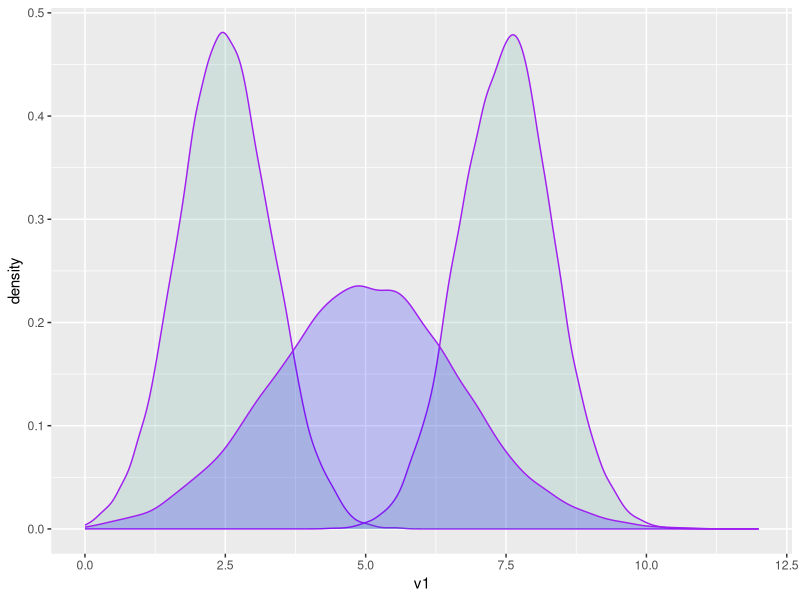

Reproduce this figure in R.
## ---- chunk 1
knitr::opts_chunk$set(echo = TRUE)
## ---- chunk 2
library(tidyverse)
library(dplyr) 

# http://www.cookbook-r.com/Graphs/Plotting_distributions_(ggplot2)/

set.seed(1)
ave1 <- 2.5
ave2 <- ave1 + (2 * ave1)
ave3 <- 5

u <- seq(from=0, to=1, by=1/20000)
v1 <- rnorm(n=u, mean= ave1, sd= ave1 / 3 )
v2 <- rnorm(n=u, mean= ave2, sd= ave1 / 3 )
v3 <- rnorm(n=u, mean= ave3, sd= ave1 / 1.5 ) # catches both extremes
v4 <- rnorm(n=u, mean= ave3, sd= ave1 / 2 )
v5 <- rnorm(n=u, mean= ave3, sd= ave1 / 2.5 )
t.tbl <- tibble(u, v1)


# Density curve
ggplot() + 
  geom_density(data=t.tbl, aes(x=v1), color="purple",
    fill="#69b3a2", alpha = .2) +
  geom_density(data=t.tbl, aes(x=v2), color="purple",
    fill="#69b3a2", alpha = .2) +
  geom_density(data=t.tbl, aes(x=v3), color="purple",
    fill="blue", alpha = .2) +

  xlim(0,12)



## ---- chunk 3

# given a the sample mean, estimate the 95% confidence interval for
# subsequent samples of the mean.

# theory says that the distribution of sample means will be gaussian
# https://en.wikipedia.org/wiki/Standard_error

# assuming that the minimum possible value of the sample mean must be greater than 0 and 
# that it lies at the bottom of the 95% sample mean confidence interval, it is therefore 
# approx equal to one standard deviation of the sample means and 4 standard deviation of 
# the sample means from the top of the 95% sample mean confidence interval. 

# what if the sample mean is actually at the top of the 95% sample mean confidence interval?
# in this case, the standard deviation of the sample means is 4 times smaller than the 
# original estimate.



sample.mean <- 1


x.point <- sample.mean
y.point <- dnorm(x=x.point, mean=(sample.mean * 3), sd=(sample.mean - 0))
# the standard deviation of the mean itself (which is the standard error)
# https://en.wikipedia.org/wiki/Standard_error

# calculate the y value for each standard deviation multiple
# sample is at the bottom of the 95% interval
sd1.y.point <- dnorm(x=sample.mean, mean=(sample.mean * 3), sd=(sample.mean - 0))
sd2.y.point <- dnorm(x=sample.mean*2, mean=(sample.mean * 3), sd=(sample.mean - 0))
sd3.y.point <- dnorm(x=sample.mean*3, mean=(sample.mean * 3), sd=(sample.mean - 0))
sd4.y.point <- dnorm(x=sample.mean*4, mean=(sample.mean * 3), sd=(sample.mean - 0))
sd5.y.point <- dnorm(x=sample.mean*5, mean=(sample.mean * 3), sd=(sample.mean - 0))
sd6.y.point <- dnorm(x=sample.mean*6, mean=(sample.mean * 3), sd=(sample.mean - 0))

# calculate the y value for each standard deviation multiple
# sample is at the top of the 95% interval
sd1.y.top.point <- dnorm(x=sample.mean, mean=(sample.mean * 3/5), sd=(sample.mean / 5))
sd2.y.top.point <- dnorm(x=sample.mean*2, mean=(sample.mean * 3/5), sd=(sample.mean / 5))
sd3.y.top.point <- dnorm(x=sample.mean*3, mean=(sample.mean * 3/5), sd=(sample.mean / 5))
sd4.y.top.point <- dnorm(x=sample.mean*4, mean=(sample.mean * 3/5), sd=(sample.mean / 5))
sd5.y.top.point <- dnorm(x=sample.mean*5, mean=(sample.mean * 3/5), sd=(sample.mean / 5))
sd6.y.top.point <- dnorm(x=sample.mean*6, mean=(sample.mean * 3/5), sd=(sample.mean / 5))

if (FALSE) { 
  
  library(ggplot2)
  
  # verify the 95% quantile for the distribution that assume sample.mean is at 
  # the top of the confidence interval
  
  # The function qnorm() : given a total area (as a fraction of the total normal 
  # distribution), find the (x-axis) boundary value that determines this area.
  #
  # qnorm(p=.95, mean = sample.mean * 3/5, sd = sample.mean / 5, lower.tail = TRUE)
  #
  # lower.tail = TRUE: Then the boundary value capturing the total probability to 
  # the left of p in the normal distribution is returned. 
  
  ggplot() + 
  
	stat_function(
		fun = dnorm, 
		args = with(data=NULL, c( mean = sample.mean*3, sd = sample.mean ))
	) + 
  # geom_point(data=as_tibble(x=x.point, y=y.point), aes(x = x, y = y)) +
  geom_point(aes(x=x.point, y=y.point), shape=1, size=3, fill="white") +
  
  geom_point(aes(x=5, y=y.point), shape=1, size=3, color="blue") +
  
  geom_line(data=tibble(x=c(sample.mean*1, sample.mean*1), y=c(sd1.y.point, 0)), aes(x, y), linetype = 3) +
  geom_line(data=tibble(x=c(sample.mean*2, sample.mean*2), y=c(sd2.y.point, 0)), aes(x, y), linetype = 3) +
  geom_line(data=tibble(x=c(sample.mean*3, sample.mean*3), y=c(sd3.y.point, 0)), aes(x, y), linetype = 3) +
  geom_line(data=tibble(x=c(sample.mean*4, sample.mean*4), y=c(sd4.y.point, 0)), aes(x, y), linetype = 3) +
  geom_line(data=tibble(x=c(sample.mean*5, sample.mean*5), y=c(sd5.y.point, 0)), aes(x, y), linetype = 3) +
  geom_line(data=tibble(x=c(sample.mean*6, sample.mean*6), y=c(sd6.y.point, 0)), aes(x, y), linetype = 3) +
  
  xlim(c(0, sample.mean*7)) +
    
	#	args = with(data=NULL, c( mean = sample.mean * 3/6, sd = sample.mean / 6 ))
  # (divided by 6: 4 SDs to the left of the mean, 2 SDs to the right)
  #
	# args = with(data=NULL, c( mean = 0, sd = 1)) 
  
  # shift mean by 5% as the sample is imagined to be 2.5% off 
  # the lower bound
    
  stat_function(
		fun = dnorm, 
		args = with(data=NULL, c( mean = (sample.mean * 2/4) * 1.05, sd = sample.mean / 4 ))
	) 
 
  
}

return 



